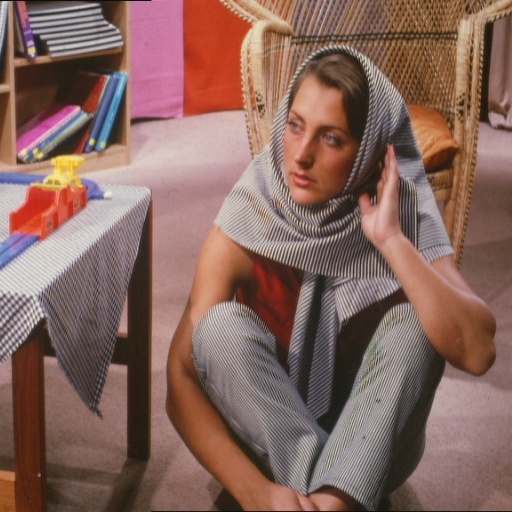
%> input picture Clases/Clase5/files/barbara.jpg, 512 x 512 px
$ octave ejemplo3.m   (GNU Octave 9; MATLAB toolbox functions it lacks are replaced by stand-ins)
%> lines starting %> are read from the running program, lines starting %| are printed output that depends on the picture
% Ejemplo de rotación
clc; clear; close all
pkg load image

A = imread('files/barbara.jpg');
%> A is the input picture: size 512x512x3 uint8; mean R, G, B 134.6, 102.1, 93.5
A = imresize(A, [128 128]); % Cambiar de tamaño la imagen
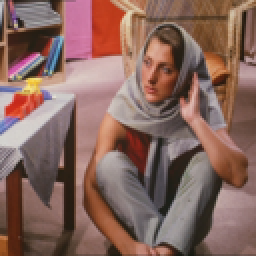
%> A: size 128x128x3 uint8 (shown 2 times larger); mean R, G, B 134.7, 102.2, 93.5

[m, n, r] = size(A);
%> m = 128; n = 128; r = 3

theta = pi/4;

xc = floor(m / 2);
%> xc = 64
yc = floor(n / 2);
%> yc = 64
B = uint8(zeros(m, n, r));

for x = 1:m
  for y = 1:n
    a0 = cos(theta);
    a1 = sin(theta);
    a2 = xc - a0 * xc - a1 * yc;
    xt = round(a0 * x + a1 * y + a2) + 1; % Round permite que la posición sea entera
    b0 = -sin(theta);
    b1 = cos(theta);
    b2 = yc - b0 * xc - b1 * yc;
    yt = round(b0 * x + b1 * y + b2) + 1; % Round permite que la posición sea entera
    if xt > 0 && yt > 0
      if xt <= m && yt <= n
        B(xt, yt, :) = A(x, y, :);
      endif
    endif
  endfor
endfor
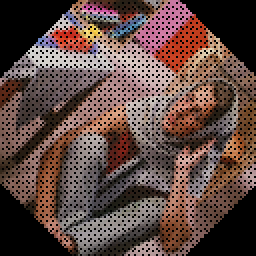
%> B: size 128x128x3 uint8 (shown 2 times larger); mean R, G, B 94.9, 72, 66.6

subplot(1,2,1)
imshow(A)
subplot(1,2,2)
imshow(B)

% NOTA: Falta rellenar los puntos negros que ocurren por el redondeo de xt y yt. Para eso se
% utiliza un filtro que se espera ver para la tarea 1.
